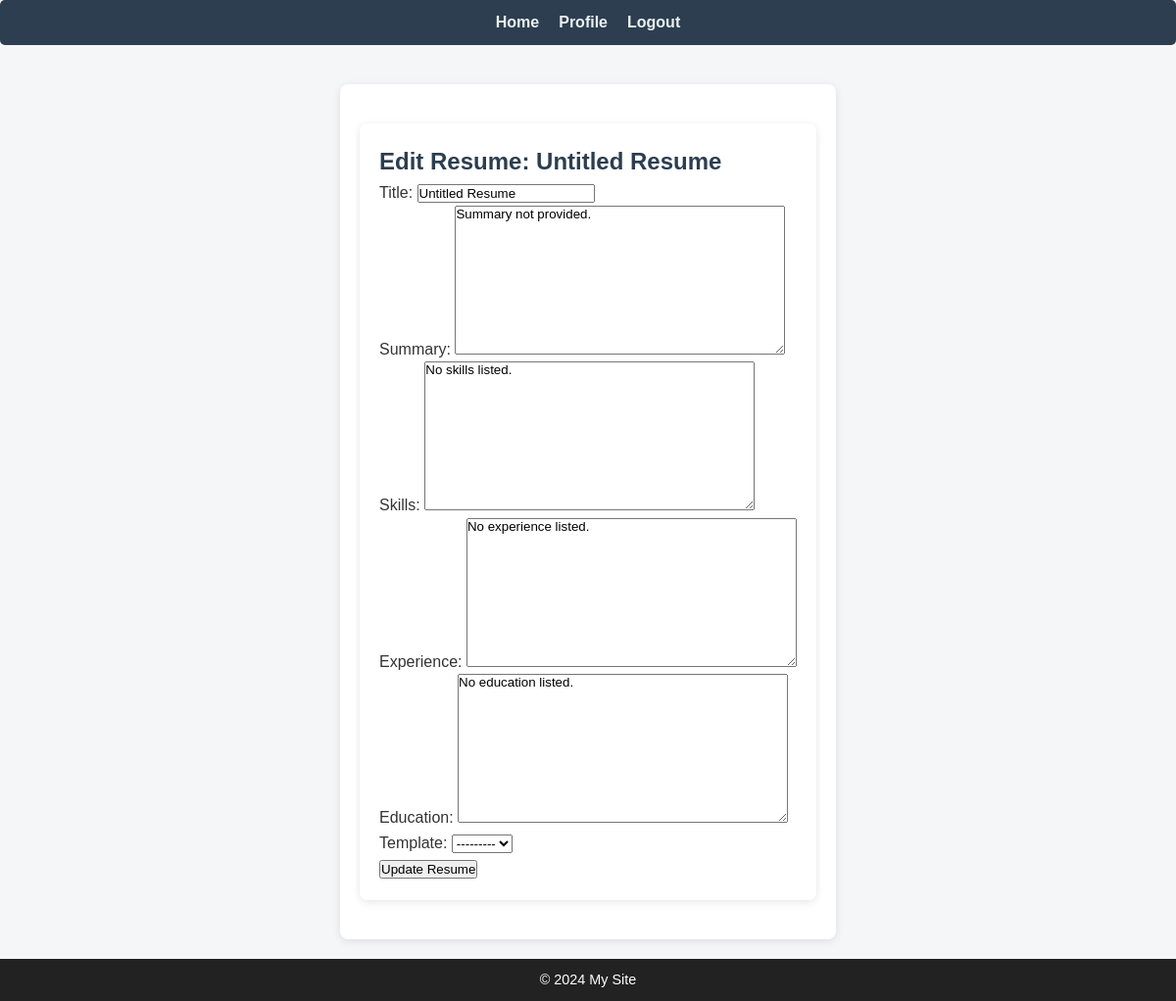
Screenshot of /resumes/resume/1/edit/ (signed in) with the database file from the repository.
### resumes/models.py (models this page shows, shortened)
class Resume(models.Model):
    user = models.ForeignKey(User, on_delete=models.CASCADE, related_name='resume')
    title = models.CharField(max_length=200, default='Untitled Resume')  # Default title
    summary = models.TextField(default='Summary not provided.')           # Default summary
    skills = models.TextField(default='No skills listed.')                # Default skills
    experience = models.TextField(default='No experience listed.')        # Default experience
    education = models.TextField(default='No education listed.')          # Default education
    created_at = models.DateTimeField(auto_now_add=True)
    template = models.ForeignKey(ResumeTemplate, on_delete=models.SET_NULL, null=True, blank=True)
    approved = models.BooleanField(default=False)

### resumes/views.py (the view)
# urls.py: path('resume/<int:id>/edit/', views.edit_resume, name='edit_resume'),
@login_required
def edit_resume(request, id):
    resume = get_object_or_404(Resume, id=id, user=request.user)
    if request.method == 'POST':
        form = ResumeForm(request.POST, instance=resume)
        if form.is_valid():
            form.save()
            return redirect('resume_detail', id=resume.id)
    else:
        form = ResumeForm(instance=resume)
    return render(request, 'edit_resume.html', {'form': form})

### resumes/forms.py
class ResumeForm(forms.ModelForm):
    class Meta:
        model = Resume
        fields = ['title', 'summary', 'skills', 'experience', 'education', 'template']

### resumes/templates/edit_resume.html (shortened to what this page needs)
{% extends 'base.html' %}
{% block content %}
  <div class="container mt-5">
    <h2>Edit Resume: {{ form.instance.title }}</h2>
    <form method="POST">
      {{ form.as_p }}
      <button type="submit" class="btn btn-success">Update Resume</button>
    </form>
  </div>
{% endblock %}

### users/templates/base.html (style rules this page uses)
* { box-sizing: border-box; margin: 0; padding: 0; font-family: Arial, sans-serif; }
body { line-height: 1.6; background-color: #f4f6f8; color: #333; display: flex; flex-direction: column; min-height: 100vh; }
.container { max-width: 800px; margin: 20px auto; background-color: #fff; padding: 20px; border-radius: 8px; box-shadow: 0 2px 8px rgba(0, 0, 0, 0.1); }
h1, h2 { color: #2c3e50; }

### rows the page displays
Resume: instance "Untitled Resume", title "Untitled Resume", summary "Summary not provided.", skills "No skills listed.", experience "No experience listed.", education "No education listed.", template "---------"
